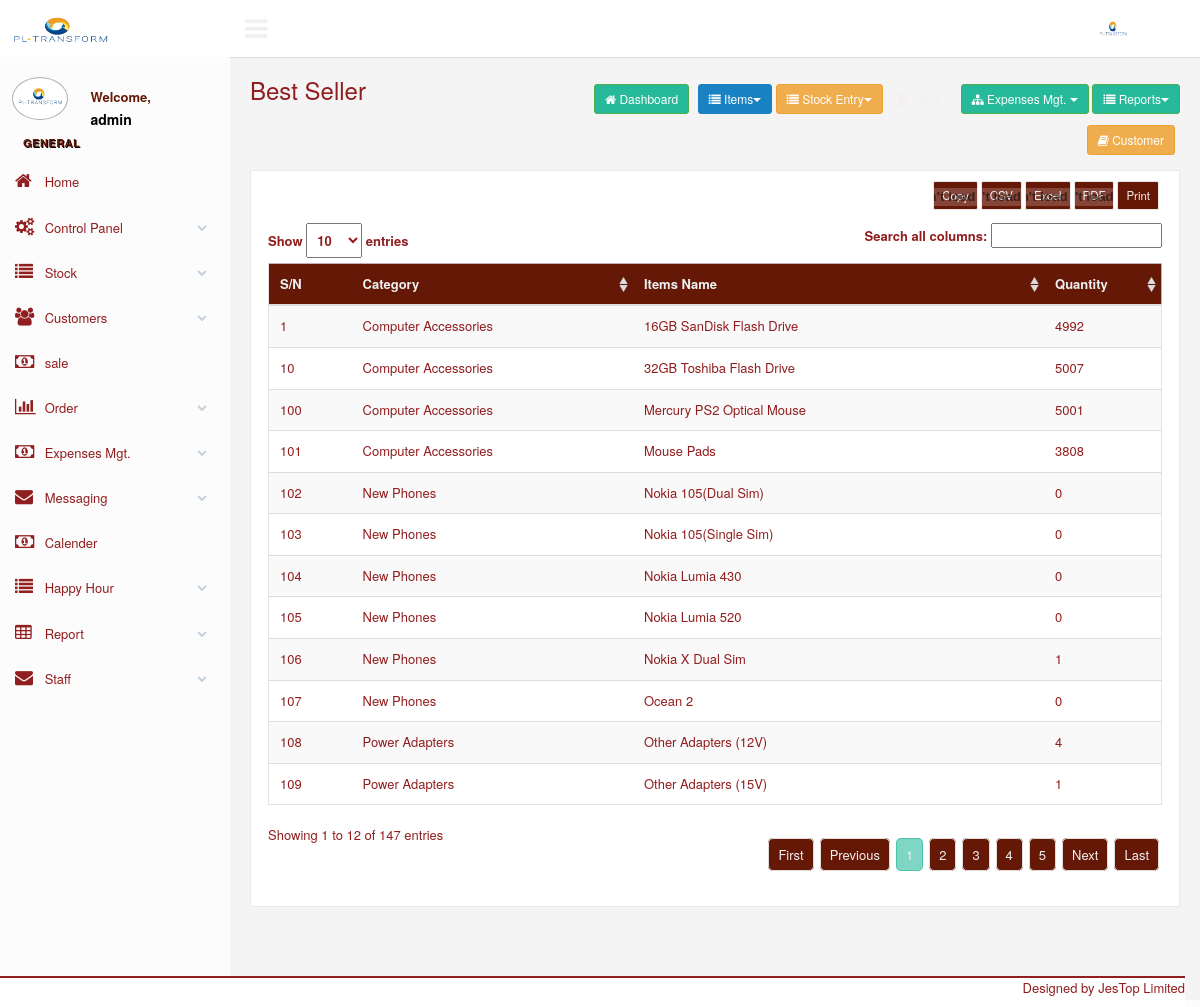
Screenshot of /counting.php (signed in) with the database file from the repository.
### tables this page shows
CREATE TABLE `items` (
  `happyhour` int(11) NOT NULL,
  `iid` int(11) NOT NULL,
  `cat_id` int(11) NOT NULL,
  `item` varchar(100) NOT NULL,
  `price` varchar(20) NOT NULL,
  `saleprice` varchar(20) NOT NULL,
  `image` varchar(100) NOT NULL,
  `descript` varchar(200) NOT NULL,
  `quantity` int(11) NOT NULL,
  `user` int(11) NOT NULL,
  `xdate` date NOT NULL,
  `bestSeller` int(11) NOT NULL,
  `item_status` int(11) NOT NULL
);

CREATE TABLE `categories` (
  `cid` int(11) NOT NULL,
  `category` varchar(50) NOT NULL,
  `user` int(11) NOT NULL,
  `xdate` date NOT NULL
);

### counting.php (the view, shortened to what this page needs)
<?php require_once("includes/session.php"); ?>
<?php include("header.php"); ?>
<div class="right_col" role="main">
    <div class="">
        <div class="page-title">
            <div class="title_left">
                <h3>Best Seller</h3>
            </div>
            <div class="title_right">
                <div class="col-md-12 col-sm-12 col-xs-12 form-group pull-right top_search">
                 	<?php include("menu.php");?>
                </div>
            </div>
        </div>
        <div class="clearfix"></div>
        <div class="row">
            <div class="col-md-12 col-sm-12 col-xs-12">
                <div class="x_panel" >
					<table class="table table-striped responsive-utilities jambo_table" id="example">
			<?php
						$select_content=("select * from items i INNER JOIN categories c ON c.cid=i.cat_id order by item asc");
						$content_result= mysqli_query($db, $select_content) or die (mysqli_error($db));
						$content = mysqli_fetch_assoc($content_result);
						$num_chk = mysqli_num_rows ($content_result);
						$k = 0;
			?>
			<?php
			if ($num_chk == 0)
				{
			?>
                    <tr height="23" onMouseOver="this.style.backgroundColor='#FFCC66';" onMouseOut="this.style.backgroundColor='';" bgcolor="#EFEFEF">
                        <td colspan="5"  align="center">No Record Found</td>
                    </tr>
<?php
			}
				else
			{
			?>
            					<thead>
								<tr>
									<th>S/N</th>
                                    <th>Category</th>
									<th>Items Name</th>
                                    <th>Quantity</th>
								</tr>
								</thead>
								<tbody>
			<?php do {
						$TXTid = $content['iid'];
						$select_content1=("select * from batcheditem WHERE item_id='$TXTid'");
						$content_result1= mysqli_query($db, $select_content1) or die (mysqli_error($db));
						$content1 = mysqli_fetch_assoc($content_result1);
						$k = $k + 1;
						?>
                            <tr>
                                <td><?php echo $k  ?></td>
                                <td><?php  echo $content['category']?></td>
                                <td><?php  echo $content['item']?></td>
                                <td><?php  echo $content['quantity']+ $content1["newq"]?></td>
                            </tr>
						 <?php
						 } while ($content = mysqli_fetch_assoc($content_result)); ?>
            	</tbody>
			</table>
			<?php
			}
			?>
	 </div>
	 </div>
   </div>
 </div>
<?php include("includes/footer.php") ?>

### css/calendar/fullcalendar.print.css (style rules this page uses)
th, td, hr, thead, tbody, .fc-row { border-color: #ccc !important; background: #fff !important; }

### rows the page displays
items: categories.category "Computer Accessories", item "16GB SanDisk Flash Drive", $content['quantity']+ $content1["newq"] "4992"
items: categories.category "Computer Accessories", item "32GB Toshiba Flash Drive", $content['quantity']+ $content1["newq"] "5007"
items: categories.category "Computer Accessories", item "Mercury PS2 Optical Mouse", $content['quantity']+ $content1["newq"] "5001"
items: categories.category "Computer Accessories", item "Mouse Pads", $content['quantity']+ $content1["newq"] "3808"
items: categories.category "New Phones", item "Nokia 105(Dual Sim)", $content['quantity']+ $content1["newq"] "0"
items: categories.category "New Phones", item "Nokia 105(Single Sim)", $content['quantity']+ $content1["newq"] "0"
items: categories.category "New Phones", item "Nokia Lumia 430", $content['quantity']+ $content1["newq"] "0"
items: categories.category "New Phones", item "Nokia Lumia 520", $content['quantity']+ $content1["newq"] "0"
items: categories.category "New Phones", item "Nokia X Dual Sim", $content['quantity']+ $content1["newq"] "1"
items: categories.category "New Phones", item "Ocean 2", $content['quantity']+ $content1["newq"] "0"
items: categories.category "Power Adapters", item "Other Adapters (12V)", $content['quantity']+ $content1["newq"] "4"
items: categories.category "Power Adapters", item "Other Adapters (15V)", $content['quantity']+ $content1["newq"] "1"

### other values shown
$_SESSION["username"] "admin"
